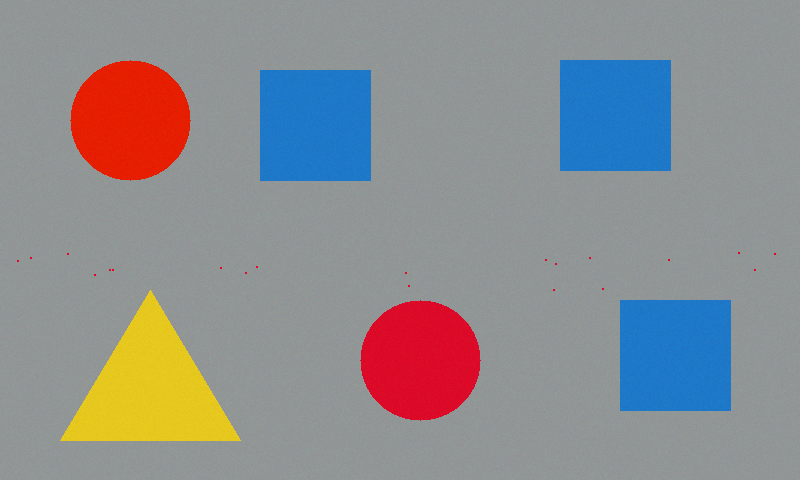
#> input picture draft/collaboration/claude_31_35/recording_candidates/33/parts_synthetic.png, 800 x 480 px
$ python check_headless.py
#> lines starting #> are read from the running program, lines starting #| are printed output that depends on the picture; after the words box and inside, x2 and y2 are one past the last pixel; in counts of white or black regions, pixels touching at a corner belong together
### draft/collaboration/claude_31_35/recording_candidates/33/core.py
# -*- coding: utf-8 -*-
"""第 33 讲 颜色形状分拣：录屏程序与无界面核对共用的核心代码。

两套形状判断，分开命名，互不替换：
  get_shape_current —— 原样照抄 33 讲 P7 画面中的现行代码（4 顶点一律 rectangle，5/6 为 other，n > 6 才 circle）
  get_shape_rule30  —— 独立备选：复用 30 讲规则（4 顶点再按 0.95 ≤ w/h ≤ 1.05 分 square / rectangle，5 pentagon，n ≥ 6 circle）
正式采用哪一版由本机后续决定；本候选不修改脚本或口播。
"""
import cv2
import numpy as np

colors = {
    "red":    [((0, 100, 80), (10, 255, 255)), ((170, 100, 80), (179, 255, 255))],
    "yellow": [((20, 100, 100), (35, 255, 255))],
    "blue":   [((100, 100, 80), (130, 255, 255))],
}
kernel = np.ones((5, 5), np.uint8)
MIN_AREA = 800


def load(path):
#> called with path = 'parts_synthetic.png'
    img = cv2.imread(path)
#> img is the input picture: shape (480, 800, 3); mean B, G, R 142.9, 141.2, 141.7
    if img is None:
        raise SystemExit(f"读不到图片：{path}（检查文件名和路径）")
    return img


def to_hsv(img):
    return cv2.cvtColor(cv2.GaussianBlur(img, (5, 5), 0), cv2.COLOR_BGR2HSV)


def color_mask(hsv, ranges):
    """33-P6：多段 inRange 用 bitwise_or 合并，再开运算"""
    mask = np.zeros(hsv.shape[:2], np.uint8)
    for lo, hi in ranges:
        mask = cv2.bitwise_or(mask, cv2.inRange(hsv, lo, hi))
    return cv2.morphologyEx(mask, cv2.MORPH_OPEN, kernel)


def get_shape_current(c):
    """原样照抄 33 讲 P7 画面代码"""
    peri = cv2.arcLength(c, True); n = len(cv2.approxPolyDP(c, 0.02 * peri, True))
    return {3: "triangle", 4: "rectangle"}.get(n, "circle" if n > 6 else "other")


def get_shape_rule30(c):
    """备选：30 讲规则"""
    peri = cv2.arcLength(c, True)
    approx = cv2.approxPolyDP(c, 0.02 * peri, True)
    n = len(approx); x, y, w, h = cv2.boundingRect(approx)
    if n == 3: return "triangle"
    if n == 4: return "square" if 0.95 <= w / h <= 1.05 else "rectangle"
    if n == 5: return "pentagon"
    if n >= 6: return "circle"
    return "unknown"


def sort_parts(img, get_shape):
    """主循环：返回 (标注图, 计数字典, 明细列表)"""
    hsv = to_hsv(img)
    out = img.copy(); count = {}; items = []; masks = {}
    for name, ranges in colors.items():
        mask = color_mask(hsv, ranges); masks[name] = mask
        contours, _ = cv2.findContours(mask, cv2.RETR_EXTERNAL, cv2.CHAIN_APPROX_SIMPLE)
        for c in contours:
            if cv2.contourArea(c) < MIN_AREA: continue
            label = f"{name} {get_shape(c)}"; count[label] = count.get(label, 0) + 1
            x, y, w, h = cv2.boundingRect(c)
            n = len(cv2.approxPolyDP(c, 0.02 * cv2.arcLength(c, True), True))
            items.append({"label": label, "center": [x + w // 2, y + h // 2], "n": n, "w_h": round(w / h, 3)})
            cv2.rectangle(out, (x, y), (x + w, y + h), (0, 0, 0), 2)
            cv2.putText(out, label, (x, y - 5), cv2.FONT_HERSHEY_SIMPLEX, 0.6, (0, 0, 0), 2)
    return out, count, items, masks

### draft/collaboration/claude_31_35/recording_candidates/33/check_headless.py
# -*- coding: utf-8 -*-
"""第 33 讲无界面核对：两套形状判断分别跑，与合成样本真值逐项比对，保存 mask 与标注图。
用法：python check_headless.py [--input 图片] [--outdir 输出目录]
"""
import argparse
import json
import os
import cv2
from core import load, sort_parts, get_shape_current, get_shape_rule30

ap = argparse.ArgumentParser()
ap.add_argument("--input", default="parts_synthetic.png")
ap.add_argument("--outdir", default="check_out")
args = ap.parse_args()
os.makedirs(args.outdir, exist_ok=True)
synthetic = os.path.basename(args.input) == "parts_synthetic.png"
img = load(args.input)

res = {}
for tag, fn in (("current", get_shape_current), ("rule30_alt", get_shape_rule30)):
    out, count, items, masks = sort_parts(img, fn)
    res[tag] = (count, items)
    cv2.imwrite(os.path.join(args.outdir, f"33_p7_{tag}.png"), out)
    print(f"P7 [{tag}] print(count) → {count}")
#> this loop made 2 passes
#> count on passes 1 to 2: {'red circle': 2, 'yellow triangle': 1, 'blue rectangle': 3}, {'red circle': 2, 'yellow triangle': 1, 'blue square': 3}
#| P7 [current] print(count) → {'red circle': 2, 'yellow triangle': 1, 'blue rectangle': 3}
#| P7 [rule30_alt] print(count) → {'red circle': 2, 'yellow triangle': 1, 'blue square': 3}
#> pass 1, `out, count, items, masks = sort_parts(img, fn)`:
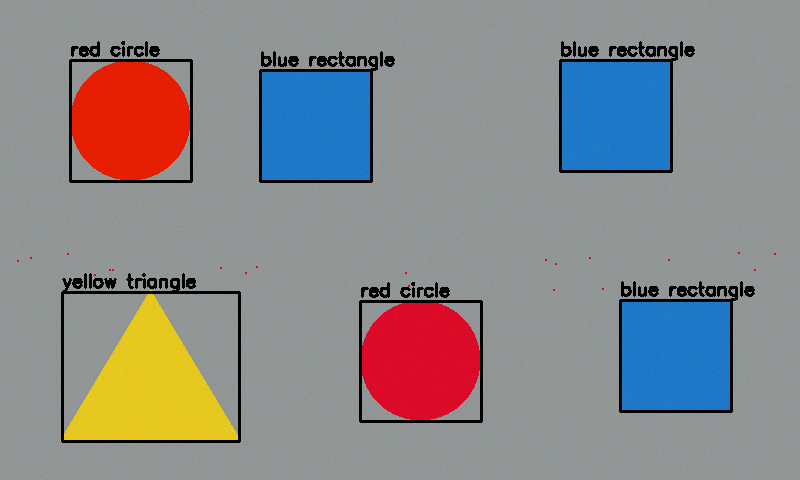
#> out: shape (480, 800, 3); mean B, G, R 137.3, 136, 137
#> after the loop, res = 2 items
for name, m in masks.items():
    cv2.imwrite(os.path.join(args.outdir, f"33_p6_mask_{name}.png"), m)
    print(f"P6 mask_{name}：白色像素 {cv2.countNonZero(m)}，面积 ≥ 800 的轮廓 {sum(1 for c in cv2.findContours(m, cv2.RETR_EXTERNAL, cv2.CHAIN_APPROX_SIMPLE)[0] if cv2.contourArea(c) >= 800)} 个")
#> this loop made 3 passes
#> name on passes 1 to 3: 'red', 'yellow', 'blue'
#| P6 mask_red：白色像素 22966，面积 ≥ 800 的轮廓 2 个
#| P6 mask_yellow：白色像素 13848，面积 ≥ 800 的轮廓 1 个
#| P6 mask_blue：白色像素 36963，面积 ≥ 800 的轮廓 3 个
#> pass 1, `cv2.imwrite(os.path.join(args.outdir, f"33_p6_mask_{name}.png"), m)`:
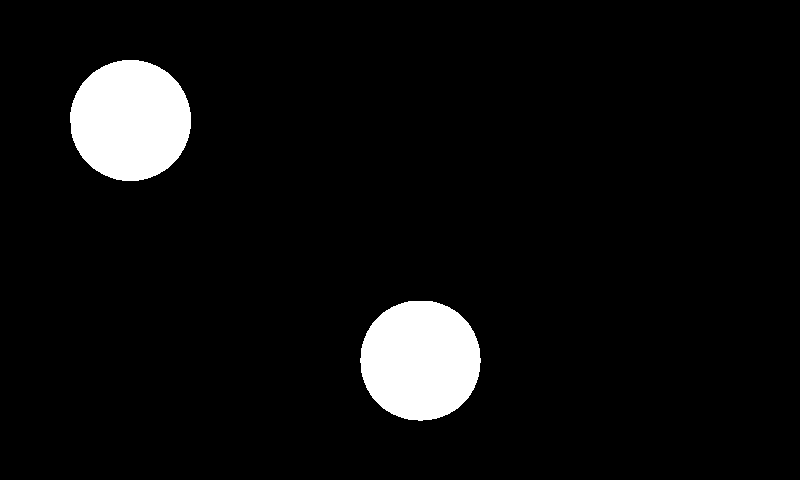
#> saved as 33_p6_mask_red.png: shape (480, 800); 6% white; 2 white regions, box (x1, y1, x2, y2) and area: (70, 60, 191, 181) 11524, (360, 301, 481, 421) 11442
#> pass 2, `cv2.imwrite(os.path.join(args.outdir, f"33_p6_mask_{name}.png"), m)`:
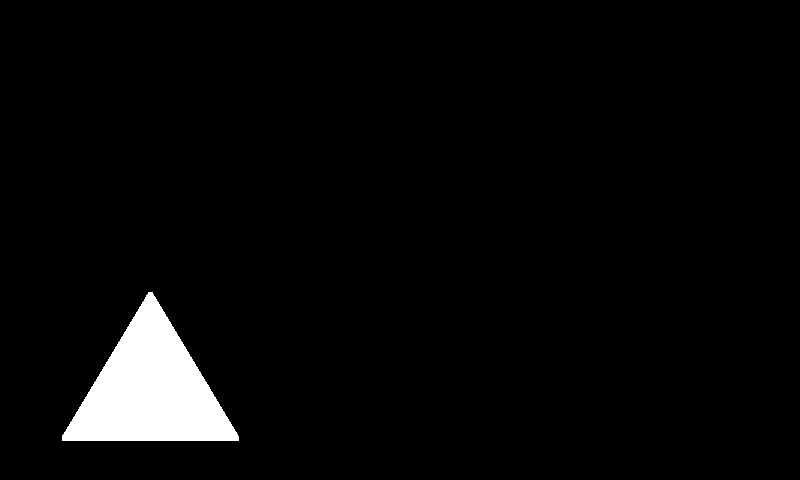
#> saved as 33_p6_mask_yellow.png: shape (480, 800); 3.6% white; 1 white region, box (x1, y1, x2, y2) and area: (62, 292, 239, 441) 13848

if synthetic:
    truth = json.load(open("parts_synthetic_truth.json", encoding="utf-8"))["items"]
#> (reads draft/collaboration/claude_31_35/recording_candidates/33/parts_synthetic_truth.json from the repository)
    print("真值：红圆 2、蓝方 3、黄三角 1")
    for tag, (count, items) in res.items():
        rows = []
        for t in truth:
            m = min(items, key=lambda it: (it["center"][0] - t["center"][0]) ** 2 + (it["center"][1] - t["center"][1]) ** 2)
            rows.append((t["color"], t["shape"], m["label"], m["n"], m["w_h"]))
        print(f"  [{tag}] 逐项：", rows)
#> this loop made 2 passes
#> (tag, count) on passes 1 to 2: ('current', {'red circle': 2, 'yellow triangle': 1, 'blue rectangle': 3}), ('rule30_alt', {'red circle': 2, 'yellow triangle': 1, 'blue square': 3})
#> (printed output is left out)
    assert res["current"][0] == {"red circle": 2, "yellow triangle": 1, "blue rectangle": 3}
    assert res["rule30_alt"][0] == {"red circle": 2, "yellow triangle": 1, "blue square": 3}
    print("差异：当前代码把 3 个蓝色正方形标为 'blue rectangle'；30 讲规则备选标为 'blue square'。数量都正确。")
print("OK 33")
